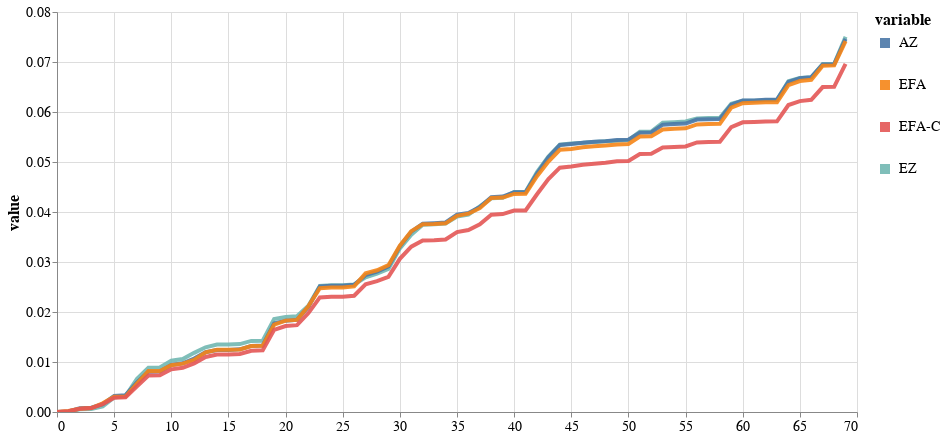

Notebook cell for this chart:
### Code cell
model_evidence = get_model_evidence('log/CL_data/20210726_213147_ez/')
bf = pd.DataFrame(model_evidence, columns=['EZ'])
bf['idx'] = np.arange(bf.shape[0])
bf['AZ'] = get_model_evidence('log/CL_data/20210726_213343_az/')
bf['EFA'] = get_model_evidence('log/CL_data/20210726_213814_efa/')
bf['EFA-C'] = get_model_evidence('log/CL_data/20210726_214548_efa_c/')
plot_bf(bf, 800, 400)

### Figure 1 — Vega-Lite specification as saved in the notebook (floating-point values rounded to 4 significant figures; data arrays with more than 128 entries replaced by an {"elided": "..."} marker saying what was removed)
{"config": {"view": {"continuousWidth": 400, "continuousHeight": 300}, "axis": {"labelFontSize": 14, "titleFontSize": 16}, "legend": {"labelFontSize": 14, "symbolStrokeWidth": 10, "titleFontSize": 16}}, "data": {"name": "data-a4f84fbb2e0383d47a6fd7c5e68e3e09"}, "mark": {"type": "line", "opacity": 0.9, "strokeWidth": 4}, "encoding": {"color": {"type": "nominal", "field": "variable"}, "x": {"type": "quantitative", "field": "idx", "title": null}, "y": {"type": "quantitative", "field": "value"}}, "height": 400, "selection": {"selector002": {"type": "interval", "bind": "scales", "encodings": ["x", "y"]}}, "width": 800, "$schema": "https://vega.github.io/schema/vega-lite/v4.8.1.json", "datasets": {"data-a4f84fbb2e0383d47a6fd7c5e68e3e09": {"elided": "280 records"}}}
